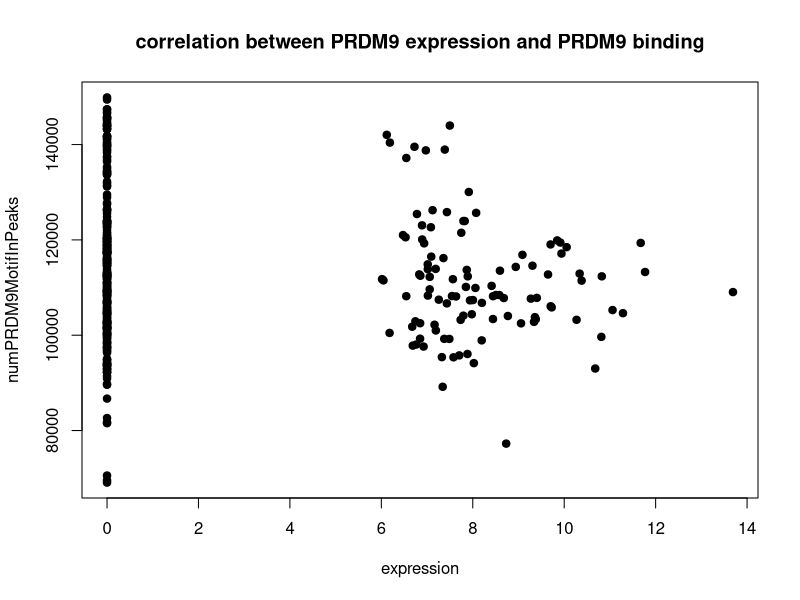
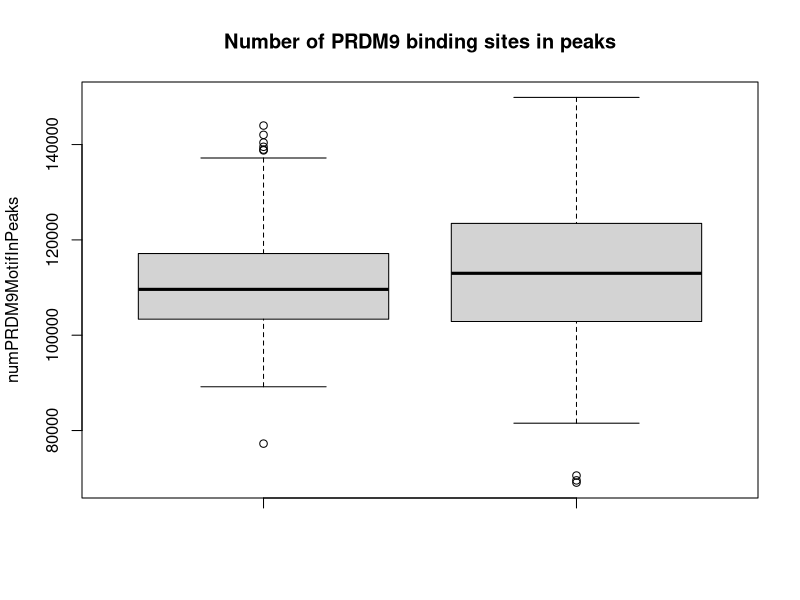

Source code (R) for these figures, in order:
## ---- chunk 1
PRDM9 <- read.delim("PRDM9_expression_binding.txt", sep = "\t")
# make a new column to store cancerType
PRDM9$cancerType <- substr(rownames(PRDM9), 1,4)
PRDM9
## ---- chunk 2
cor.test(x = PRDM9$PRDM9Expression, 
         y = PRDM9$numPRDM9MotifInPeaks)
## ---- chunk 3
plot(PRDM9$PRDM9Expression, PRDM9$numPRDM9MotifInPeaks, 
     main="correlation between PRDM9 expression and PRDM9 binding",
     xlab="expression", ylab="numPRDM9MotifInPeaks", pch=19)
## ---- chunk 4
cor.test(x = PRDM9[PRDM9$PRDM9Expression != 0,]$PRDM9Expression, 
         y = PRDM9[PRDM9$PRDM9Expression != 0,]$numPRDM9MotifInPeaks)
## ---- chunk 5
wilcox.test(x = PRDM9[PRDM9$PRDM9Expression != 0,]$numPRDM9MotifInPeaks, 
            y = PRDM9[PRDM9$PRDM9Expression == 0,]$numPRDM9MotifInPeaks,
            paired = FALSE)
## ---- chunk 6
boxplot(PRDM9[PRDM9$PRDM9Expression != 0,]$numPRDM9MotifInPeaks, PRDM9[PRDM9$PRDM9Expression == 0,]$numPRDM9MotifInPeaks,
        main = "Number of PRDM9 binding sites in peaks",
        ylab = "numPRDM9MotifInPeaks")

